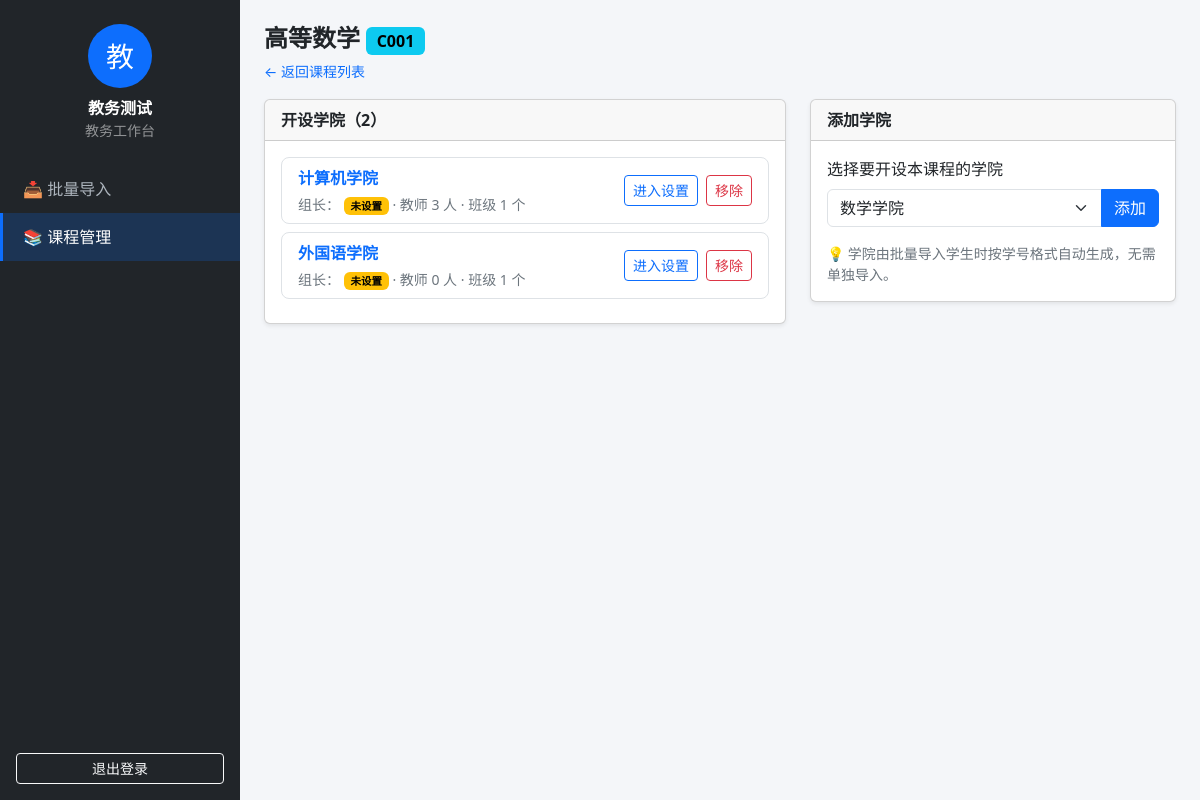
The page /office/courses/1/ (signed in) on the database its author committed.
### users/models.py (models this page shows, shortened)
class User(AbstractUser):
    name = models.CharField('姓名', max_length=50, blank=True)
    class Meta:
        verbose_name = '用户'
        verbose_name_plural = '用户'
        permissions = [
            ('class_manage', '全校班级增删改查'),
            ('class_assign_teacher', '分配教师到班级'),
            ('course_manage', '全校课程增删改查'),
            ('course_assign_class', '分配班级到课程'),
            ('user_assign_role', '指定课程组组长'),
            ('knowledge_manage', 'AI Agent知识库增删改查'),
            ('material_class_visible', '课程下班级资料增删改查'),
            ('question_bank_manage', '作业题库增删改查'),
            ('chapter_manage', '课程章节设计'),
            ('notice_manage', '班级通知增删改查'),
            ('analysis_view', '班级学情分析图表查看'),
            ('material_class_manage', '班级内部资料增删改查'),
            ('homework_publish', '作业发布'),
            ('homework_bank', '作业题库管理'),
            ('homework_remind', '作业提醒'),
            ('homework_comment', '作业评语增删改查'),
            ('homework_answer', '作业答案改查'),
            ('homework_ai', 'Agent分析学生改查'),
            ('homework_view', '作业查看与提交'),
            ('notice_view', '查看班级通知'),
            ('material_view', '查看班级资料'),
            ('analysis_view_self', '查看自己的学生画像'),
            ('profile_edit', '修改个人资料'),
        ]

### academics/models.py (models this page shows, shortened)
class Course(models.Model):
    code = models.CharField('课程编号', max_length=20, unique=True)
    name = models.CharField('课程名称', max_length=50)
    colleges = models.ManyToManyField(
        College, through='CourseCollege', related_name='courses',
        verbose_name='开设学院')
    class Meta:
        verbose_name = '课程'
        verbose_name_plural = '课程'

class CourseCollege(models.Model):
    course = models.ForeignKey(
        Course, on_delete=models.CASCADE, related_name='course_colleges',
        verbose_name='课程')
    college = models.ForeignKey(
        College, on_delete=models.CASCADE, related_name='course_colleges',
        verbose_name='学院')
    leader = models.ForeignKey(
        settings.AUTH_USER_MODEL, verbose_name='课程组组长', null=True,
        blank=True, on_delete=models.SET_NULL, related_name='led_course_colleges')
    teachers = models.ManyToManyField(
        settings.AUTH_USER_MODEL, verbose_name='本课程教师', blank=True,
        related_name='course_college_teach')
    clazzes = models.ManyToManyField(
        Clazz, verbose_name='本课程班级', blank=True, related_name='course_colleges')
    class Meta:
        unique_together = [('course', 'college')]
        verbose_name = '课程学院'
        verbose_name_plural = '课程学院'

class College(models.Model):
    name = models.CharField('学院名称', max_length=50, unique=True)
    class Meta:
        verbose_name = '学院'
        verbose_name_plural = '学院'

### academics/views.py (the view, shortened to what this page needs)
# urls.py: path('courses/<int:courseId>/', views.renderCourseDetail, name='office_course_detail'),
@requirePerm('course:manage')
def renderCourseDetail(request, courseId):
    course = get_object_or_404(Course, id=courseId)
    ccList = CourseCollege.objects.filter(course=course).select_related(
        'college', 'leader').prefetch_related('clazzes', 'teachers')
    availableColleges = College.objects.exclude(course_colleges__course=course)
    return render(request, 'office/course_detail.html', {
        'course': course, 'ccList': ccList, 'availableColleges': availableColleges})

### users/permissions.py (called while the page is built)
def hasPerm(user, code):
    if user.is_superuser:
        return True
    codename = PERM_CODES.get(code)
    if codename is None:
        return False
    return user.has_perm('users.' + codename)

def requirePerm(code):
    def decorator(viewFunc):
        @wraps(viewFunc)
        def wrapper(request, *args, **kwargs):
            if not request.user.is_authenticated:
                return redirect('login')
            if not hasPerm(request.user, code):
                return HttpResponseForbidden('403：没有权限访问该功能')
            return viewFunc(request, *args, **kwargs)
        return wrapper
    return decorator

### templates/office/course_detail.html (shortened to what this page needs)
{% extends 'office/base_office.html' %}
{% block content %}
<div class="d-flex justify-content-between align-items-center mb-3">
    <div>
        <h4 class="fw-bold mb-1">
            {{ course.name }}
            <span class="badge text-bg-info fs-6">{{ course.code }}</span>
        </h4>
        <a href="{% url 'office_course_list' %}" class="small text-decoration-none">← 返回课程列表</a>
    </div>
</div>
<div class="row g-4">
    <div class="col-lg-7">
        <div class="card shadow-sm">
            <div class="card-header fw-bold">开设学院（{{ ccList|length }}）</div>
            <div class="card-body">
                {% for cc in ccList %}
                <div class="d-flex justify-content-between align-items-center border rounded-3 px-3 py-2 mb-2">
                    <div>
                        <a href="{% url 'office_course_college' course.id cc.college.id %}"
                           class="fw-bold text-decoration-none">{{ cc.college.name }}</a>
                        <div class="text-secondary small mt-1">
                            组长：
                            {% if cc.leader %}
                            <span class="badge text-bg-success">{{ cc.leader.name|default:cc.leader.username }}（{{ cc.leader.username }}）</span>
                            {% else %}
                            <span class="badge text-bg-warning">未设置</span>
                            {% endif %}
                            · 教师 {{ cc.teachers.count }} 人 · 班级 {{ cc.clazzes.count }} 个
                        </div>
                    </div>
                    <div class="d-flex gap-2">
                        <a href="{% url 'office_course_college' course.id cc.college.id %}"
                           class="btn btn-sm btn-outline-primary">进入设置</a>
                        <form method="post" class="m-0"
                              onsubmit="return confirm('确认移除学院 {{ cc.college.name }}？其组长、教师池、班级分配将一并解除。');">
                            <button type="submit" class="btn btn-sm btn-outline-danger">移除</button>
                        </form>
                    </div>
                </div>
                {% empty %}
                <p class="text-secondary mb-0">还没有开设学院，在右侧下拉框添加（学院由导入学生时按学号自动生成）</p>
                {% endfor %}
            </div>
        </div>
    </div>
    <div class="col-lg-5">
        <div class="card shadow-sm">
            <div class="card-header fw-bold">添加学院</div>
            <div class="card-body">
                <form method="post">
                    <label class="form-label">选择要开设本课程的学院</label>
                    <div class="input-group">
                        <select class="form-select" name="collegeId">
                            {% for college in availableColleges %}
                            <option value="{{ college.id }}">{{ college.name }}</option>
                            {% empty %}
                            <option value="">没有更多学院可选</option>
                            {% endfor %}
                        </select>
                        <button type="submit" class="btn btn-primary">添加</button>
                    </div>
                </form>
                <p class="text-secondary small mb-0 mt-3">
                    💡 学院由批量导入学生时按学号格式自动生成，无需单独导入。
                </p>
            </div>
        </div>
    </div>
</div>
{% endblock %}

### templates/office/base_office.html (shortened to what this page needs)
<!DOCTYPE html>
<html lang="zh-CN">
<head>
    <link href="https://cdn.bootcdn.net/ajax/libs/twitter-bootstrap/5.3.3/css/bootstrap.min.css" rel="stylesheet">
    {% load static %}
    <link href="{% static 'users/style.css' %}" rel="stylesheet">
</head>
<body class="office-body">
    <div class="d-flex">
        <aside class="office-sidebar d-flex flex-column">
            <div class="text-center py-4">
                {% with displayName=user.name|default:user.username %}
                <div class="avatar mx-auto">{{ displayName|first }}</div>
                <div class="fw-bold text-white mt-2">{{ displayName }}</div>
                {% endwith %}
                <div class="small text-white-50">教务工作台</div>
            </div>
            <nav class="flex-grow-1">
                <a class="office-nav {% if request.resolver_match.url_name == 'office_import' %}active{% endif %}"
                   href="{% url 'office_import' %}">📥 批量导入</a>
                <a class="office-nav {% if request.resolver_match.url_name == 'office_course_list' or request.resolver_match.url_name == 'office_course_detail' or request.resolver_match.url_name == 'office_course_college' or request.resolver_match.url_name == 'office_class_detail' %}active{% endif %}"
                   href="{% url 'office_course_list' %}">📚 课程管理</a>
            </nav>
            <div class="p-3">
                <form method="post" action="{% url 'logout' %}">
                    <button type="submit" class="btn btn-outline-light btn-sm w-100">退出登录</button>
                </form>
            </div>
        </aside>
        <main class="flex-grow-1 p-4">
            {% block content %}{% endblock %}
        </main>
    </div>
</body>
</html>

### users/static/users/style.css (style rules this page uses)
.office-body { background: #f4f6f9; min-height: 100vh; }
.office-sidebar { width: 240px; min-height: 100vh; background: #212529; position: sticky; top: 0; }
.office-nav { display: block; padding: 12px 20px; color: #adb5bd; text-decoration: none; border-left: 3px solid transparent; transition: all 0.15s ease; }
.office-nav.active { color: #fff; background: rgba(13, 110, 253, 0.2); border-left-color: #0d6efd; }
.avatar { width: 64px; height: 64px; border-radius: 50%; background: #0d6efd; color: #fff; font-size: 28px; display: flex; align-items: center; justify-content: center; }

### rows shown on the page
User: name "教", name "教务测试"
Course: name "高等数学", code "C001"
CourseCollege: college.name "计算机学院", shows "未设置", teachers.count "3", clazzes.count "1"
CourseCollege: college.name "外国语学院", shows "未设置", teachers.count "0", clazzes.count "1"

### other values the page prints
{{ ccList|length }} "2"
form field collegeId "数学学院"
